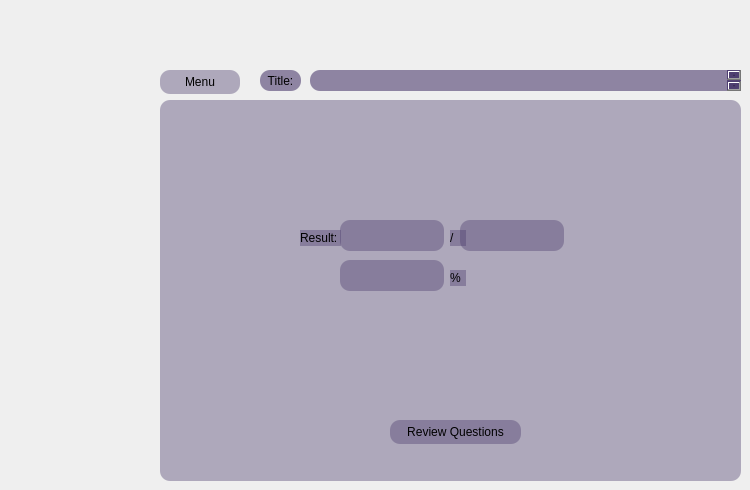
    <widget class="QWidget" name="pageQuizResults">
     <widget class="QPushButton" name="pushButtonReturn_3">
      <property name="geometry">
       <rect>
        <x>160</x>
        <y>70</y>
        <width>80</width>
        <height>24</height>
       </rect>
      </property>
      <property name="styleSheet">
       <string notr="true">background-color: rgba(75, 58, 108, 100);
border-radius: 10px;</string>
      </property>
      <property name="text">
       <string>Menu</string>
      </property>
     </widget>
     <widget class="QFrame" name="frame_2">
      <property name="geometry">
       <rect>
        <x>160</x>
        <y>100</y>
        <width>581</width>
        <height>381</height>
       </rect>
      </property>
      <property name="styleSheet">
       <string notr="true">background-color: rgba(75, 58, 108, 100);
border-radius: 10px</string>
      </property>
      <property name="frameShape">
       <enum>QFrame::Shape::StyledPanel</enum>
      </property>
      <property name="frameShadow">
       <enum>QFrame::Shadow::Raised</enum>
      </property>
      <widget class="QLabel" name="labelFractionSign">
       <property name="geometry">
        <rect>
         <x>290</x>
         <y>130</y>
         <width>16</width>
         <height>16</height>
        </rect>
       </property>
       <property name="text">
        <string>/</string>
       </property>
      </widget>
      <widget class="QPlainTextEdit" name="textResultNum">
       <property name="geometry">
        <rect>
         <x>180</x>
         <y>120</y>
         <width>104</width>
         <height>31</height>
        </rect>
       </property>
      </widget>
      <widget class="QPlainTextEdit" name="textResultDen">
       <property name="geometry">
        <rect>
         <x>300</x>
         <y>120</y>
         <width>104</width>
         <height>31</height>
        </rect>
       </property>
      </widget>
      <widget class="QLabel" name="labelPercentSign">
       <property name="geometry">
        <rect>
         <x>290</x>
         <y>170</y>
         <width>16</width>
         <height>16</height>
        </rect>
       </property>
       <property name="text">
        <string>%</string>
       </property>
      </widget>
      <widget class="QPlainTextEdit" name="textResultPer">
       <property name="geometry">
        <rect>
         <x>180</x>
         <y>160</y>
         <width>104</width>
         <height>31</height>
        </rect>
       </property>
      </widget>
      <widget class="QLabel" name="labelResult">
       <property name="geometry">
        <rect>
         <x>140</x>
         <y>130</y>
         <width>41</width>
         <height>16</height>
        </rect>
       </property>
       <property name="text">
        <string>Result:</string>
       </property>
      </widget>
      <widget class="QPushButton" name="pushButtonReview">
       <property name="geometry">
        <rect>
         <x>230</x>
         <y>320</y>
         <width>131</width>
         <height>24</height>
        </rect>
       </property>
       <property name="text">
        <string>Review Questions</string>
       </property>
      </widget>
     </widget>
     <widget class="QLabel" name="label_7">
      <property name="geometry">
       <rect>
        <x>260</x>
        <y>70</y>
        <width>41</width>
        <height>21</height>
       </rect>
      </property>
      <property name="styleSheet">
       <string notr="true">background-color: rgba(75, 58, 108, 150);
border-radius: 10px;
</string>
      </property>
      <property name="text">
       <string>Title:</string>
      </property>
      <property name="alignment">
       <set>Qt::AlignmentFlag::AlignCenter</set>
      </property>
     </widget>
     <widget class="QPlainTextEdit" name="plainTextEdit_4">
      <property name="geometry">
       <rect>
        <x>310</x>
        <y>70</y>
        <width>431</width>
        <height>21</height>
       </rect>
      </property>
      <property name="styleSheet">
       <string notr="true">background-color: rgba(75, 58, 108, 150);
border-radius: 10px;
</string>
      </property>
     </widget>
    </widget>
